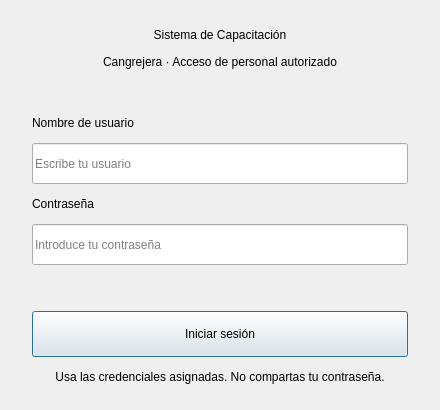
<?xml version="1.0" encoding="UTF-8"?>
<ui version="4.0">
 <class>DialogoLogin</class>
 <widget class="QDialog" name="DialogoLogin">
  <property name="windowModality"><enum>Qt::ApplicationModal</enum></property>
  <property name="geometry"><rect><x>0</x><y>0</y><width>440</width><height>410</height></rect></property>
  <property name="minimumSize"><size><width>420</width><height>390</height></size></property>
  <property name="windowTitle"><string>Sistema de Capacitación | Acceso</string></property>
  <layout class="QVBoxLayout" name="layoutGeneral">
   <property name="leftMargin"><number>32</number></property>
   <property name="topMargin"><number>28</number></property>
   <property name="rightMargin"><number>32</number></property>
   <property name="bottomMargin"><number>26</number></property>
   <property name="spacing"><number>13</number></property>
   <item>
    <widget class="QLabel" name="lblTitulo">
     <property name="text"><string>Sistema de Capacitación</string></property>
     <property name="alignment"><set>Qt::AlignCenter</set></property>
    </widget>
   </item>
   <item>
    <widget class="QLabel" name="lblSubtitulo">
     <property name="text"><string>Cangrejera · Acceso de personal autorizado</string></property>
     <property name="alignment"><set>Qt::AlignCenter</set></property>
     <property name="wordWrap"><bool>true</bool></property>
    </widget>
   </item>
   <item><spacer name="espacio1"><property name="orientation"><enum>Qt::Vertical</enum></property><property name="sizeHint" stdset="0"><size><width>20</width><height>12</height></size></property></spacer></item>
   <item><widget class="QLabel" name="lblUsuario"><property name="text"><string>Nombre de usuario</string></property></widget></item>
   <item>
    <widget class="QLineEdit" name="txtUsuario">
     <property name="minimumSize"><size><width>0</width><height>41</height></size></property>
     <property name="placeholderText"><string>Escribe tu usuario</string></property>
     <property name="maxLength"><number>80</number></property>
    </widget>
   </item>
   <item><widget class="QLabel" name="lblContrasena"><property name="text"><string>Contraseña</string></property></widget></item>
   <item>
    <widget class="QLineEdit" name="txtContrasena">
     <property name="minimumSize"><size><width>0</width><height>41</height></size></property>
     <property name="echoMode"><enum>QLineEdit::Password</enum></property>
     <property name="placeholderText"><string>Introduce tu contraseña</string></property>
    </widget>
   </item>
   <item><spacer name="espacio2"><property name="orientation"><enum>Qt::Vertical</enum></property><property name="sizeHint" stdset="0"><size><width>20</width><height>12</height></size></property></spacer></item>
   <item>
    <widget class="QPushButton" name="btnEntrar">
     <property name="minimumSize"><size><width>0</width><height>46</height></size></property>
     <property name="text"><string>Iniciar sesión</string></property>
    </widget>
   </item>
   <item>
    <widget class="QLabel" name="lblAviso">
     <property name="text"><string>Usa las credenciales asignadas. No compartas tu contraseña.</string></property>
     <property name="alignment"><set>Qt::AlignCenter</set></property>
     <property name="wordWrap"><bool>true</bool></property>
    </widget>
   </item>
  </layout>
 </widget>
 <resources/>
 <connections/>
</ui>
